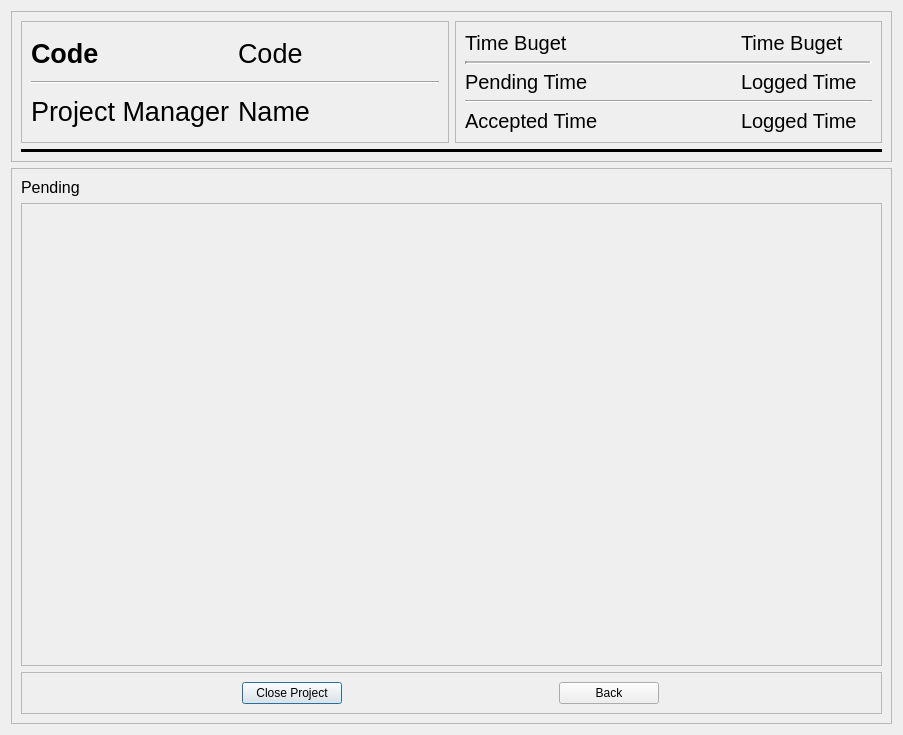
<?xml version="1.0" encoding="UTF-8"?>
<ui version="4.0">
 <class>project_reports</class>
 <widget class="QDialog" name="project_reports">
  <property name="geometry">
   <rect>
    <x>0</x>
    <y>0</y>
    <width>903</width>
    <height>735</height>
   </rect>
  </property>
  <property name="windowTitle">
   <string>Dialog</string>
  </property>
  <layout class="QGridLayout" name="gridLayout_4">
   <item row="0" column="0">
    <widget class="QFrame" name="frame_2">
     <property name="maximumSize">
      <size>
       <width>16777215</width>
       <height>180</height>
      </size>
     </property>
     <property name="frameShape">
      <enum>QFrame::StyledPanel</enum>
     </property>
     <property name="frameShadow">
      <enum>QFrame::Raised</enum>
     </property>
     <layout class="QGridLayout" name="gridLayout_2">
      <item row="0" column="1">
       <widget class="QFrame" name="frame_4">
        <property name="frameShape">
         <enum>QFrame::StyledPanel</enum>
        </property>
        <property name="frameShadow">
         <enum>QFrame::Raised</enum>
        </property>
        <layout class="QGridLayout" name="gridLayout_3">
         <item row="0" column="0">
          <widget class="QLabel" name="label_4">
           <property name="font">
            <font>
             <pointsize>15</pointsize>
             <weight>50</weight>
             <bold>false</bold>
            </font>
           </property>
           <property name="text">
            <string>Time Buget</string>
           </property>
          </widget>
         </item>
         <item row="0" column="2">
          <widget class="QLabel" name="time_budget">
           <property name="font">
            <font>
             <pointsize>15</pointsize>
             <weight>50</weight>
             <bold>false</bold>
            </font>
           </property>
           <property name="text">
            <string>Time Buget</string>
           </property>
          </widget>
         </item>
         <item row="4" column="0">
          <widget class="QLabel" name="label_7">
           <property name="font">
            <font>
             <pointsize>15</pointsize>
             <weight>50</weight>
             <bold>false</bold>
            </font>
           </property>
           <property name="text">
            <string>Accepted Time</string>
           </property>
          </widget>
         </item>
         <item row="2" column="0">
          <widget class="QLabel" name="label_6">
           <property name="font">
            <font>
             <pointsize>15</pointsize>
             <weight>50</weight>
             <bold>false</bold>
            </font>
           </property>
           <property name="text">
            <string>Pending Time</string>
           </property>
          </widget>
         </item>
         <item row="1" column="0" colspan="3">
          <widget class="Line" name="line">
           <property name="lineWidth">
            <number>2</number>
           </property>
           <property name="midLineWidth">
            <number>2</number>
           </property>
           <property name="orientation">
            <enum>Qt::Horizontal</enum>
           </property>
          </widget>
         </item>
         <item row="2" column="2">
          <widget class="QLabel" name="pending_time">
           <property name="font">
            <font>
             <pointsize>15</pointsize>
             <weight>50</weight>
             <bold>false</bold>
            </font>
           </property>
           <property name="text">
            <string>Logged Time</string>
           </property>
          </widget>
         </item>
         <item row="4" column="2">
          <widget class="QLabel" name="accepted_time">
           <property name="font">
            <font>
             <pointsize>15</pointsize>
             <weight>50</weight>
             <bold>false</bold>
            </font>
           </property>
           <property name="text">
            <string>Logged Time</string>
           </property>
          </widget>
         </item>
         <item row="3" column="0" colspan="3">
          <widget class="Line" name="line_3">
           <property name="orientation">
            <enum>Qt::Horizontal</enum>
           </property>
          </widget>
         </item>
        </layout>
       </widget>
      </item>
      <item row="0" column="0">
       <widget class="QFrame" name="frame_3">
        <property name="frameShape">
         <enum>QFrame::StyledPanel</enum>
        </property>
        <property name="frameShadow">
         <enum>QFrame::Raised</enum>
        </property>
        <layout class="QGridLayout" name="gridLayout">
         <item row="1" column="0" colspan="2">
          <widget class="Line" name="line_4">
           <property name="orientation">
            <enum>Qt::Horizontal</enum>
           </property>
          </widget>
         </item>
         <item row="0" column="1">
          <widget class="QLabel" name="name">
           <property name="font">
            <font>
             <pointsize>20</pointsize>
             <weight>50</weight>
             <bold>false</bold>
            </font>
           </property>
           <property name="text">
            <string>Code</string>
           </property>
          </widget>
         </item>
         <item row="2" column="1">
          <widget class="QLabel" name="manager">
           <property name="font">
            <font>
             <pointsize>20</pointsize>
             <weight>50</weight>
             <bold>false</bold>
            </font>
           </property>
           <property name="text">
            <string>Name</string>
           </property>
          </widget>
         </item>
         <item row="2" column="0">
          <widget class="QLabel" name="manager_msg">
           <property name="font">
            <font>
             <pointsize>20</pointsize>
             <weight>50</weight>
             <bold>false</bold>
            </font>
           </property>
           <property name="text">
            <string>Project Manager</string>
           </property>
          </widget>
         </item>
         <item row="0" column="0">
          <widget class="QLabel" name="code">
           <property name="font">
            <font>
             <pointsize>20</pointsize>
             <weight>75</weight>
             <bold>true</bold>
            </font>
           </property>
           <property name="text">
            <string>Code</string>
           </property>
          </widget>
         </item>
        </layout>
       </widget>
      </item>
      <item row="2" column="0" colspan="2">
       <widget class="Line" name="line_2">
        <property name="sizePolicy">
         <sizepolicy hsizetype="Minimum" vsizetype="Fixed">
          <horstretch>10</horstretch>
          <verstretch>0</verstretch>
         </sizepolicy>
        </property>
        <property name="maximumSize">
         <size>
          <width>16777215</width>
          <height>3</height>
         </size>
        </property>
        <property name="font">
         <font>
          <family>Pristina</family>
          <pointsize>1</pointsize>
          <weight>75</weight>
          <bold>true</bold>
         </font>
        </property>
        <property name="frameShadow">
         <enum>QFrame::Plain</enum>
        </property>
        <property name="lineWidth">
         <number>3</number>
        </property>
        <property name="midLineWidth">
         <number>3</number>
        </property>
        <property name="orientation">
         <enum>Qt::Horizontal</enum>
        </property>
       </widget>
      </item>
     </layout>
    </widget>
   </item>
   <item row="1" column="0">
    <widget class="QFrame" name="frame">
     <property name="frameShape">
      <enum>QFrame::StyledPanel</enum>
     </property>
     <property name="frameShadow">
      <enum>QFrame::Raised</enum>
     </property>
     <layout class="QGridLayout" name="gridLayout_5">
      <item row="4" column="1">
       <widget class="QScrollArea" name="pending">
        <property name="widgetResizable">
         <bool>true</bool>
        </property>
        <widget class="QWidget" name="pen">
         <property name="geometry">
          <rect>
           <x>0</x>
           <y>0</y>
           <width>863</width>
           <height>466</height>
          </rect>
         </property>
        </widget>
       </widget>
      </item>
      <item row="3" column="1">
       <widget class="QLabel" name="label">
        <property name="maximumSize">
         <size>
          <width>16777215</width>
          <height>20</height>
         </size>
        </property>
        <property name="font">
         <font>
          <pointsize>12</pointsize>
         </font>
        </property>
        <property name="text">
         <string>Pending</string>
        </property>
       </widget>
      </item>
      <item row="5" column="1">
       <widget class="QFrame" name="frame_5">
        <property name="frameShape">
         <enum>QFrame::StyledPanel</enum>
        </property>
        <property name="frameShadow">
         <enum>QFrame::Raised</enum>
        </property>
        <layout class="QGridLayout" name="gridLayout_6">
         <item row="0" column="0">
          <widget class="QPushButton" name="close_project">
           <property name="maximumSize">
            <size>
             <width>100</width>
             <height>16777215</height>
            </size>
           </property>
           <property name="text">
            <string>Close Project</string>
           </property>
          </widget>
         </item>
         <item row="0" column="1">
          <widget class="QPushButton" name="pushButton_2">
           <property name="maximumSize">
            <size>
             <width>100</width>
             <height>16777215</height>
            </size>
           </property>
           <property name="text">
            <string>Back</string>
           </property>
          </widget>
         </item>
        </layout>
       </widget>
      </item>
     </layout>
    </widget>
   </item>
  </layout>
 </widget>
 <resources/>
 <connections/>
</ui>
